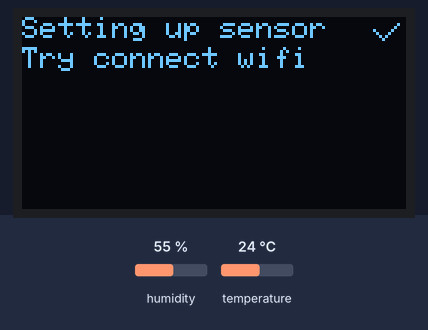
The program below on a simulated Raspberry Pi Pico running CircuitPython. Shown: 128×64 one-colour display. The test bench sets the inputs (shaded band); at power-on: humidity 55 %, temperature 24 °C. WiFi joins after 1.5 s; the clock reads 2024-03-15 10:24:30 at power-on unless the program sets it; no MQTT or app messages arrive unless stated; what the program prints to the serial console is not drawn.

Above: at 1.3 s.
At 2.78 s:
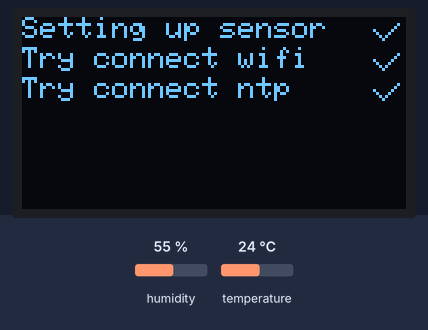
At 3.19 s:
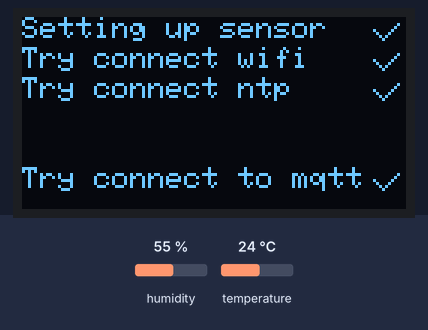
At 3.6 s:
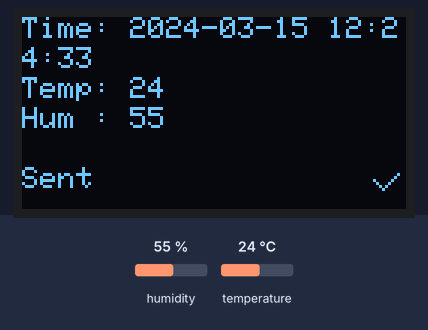

The program:

humidity-temp-monitoring.py
```python
import adafruit_dht
import pulseio
import board
import time
import adafruit_minimqtt.adafruit_minimqtt as MQTT
import adafruit_connection_manager
import os
import ssl
import socketpool
import wifi
from adafruit_datetime import datetime
import adafruit_ntp
import adafruit_ssd1306
import busio as io

def connect(mqtt_client, userdata, flags, rc):
    # This function will be called when the mqtt_client is connected
    # successfully to the broker.
    print("Connected to MQTT Broker!")
    print("Flags: {0}\n RC: {1}".format(flags, rc))

def disconnect(mqtt_client, userdata, rc):
    # This method is called when the mqtt_client disconnects
    # from the broker.
    print("Disconnected from MQTT Broker!")

def subscribe(mqtt_client, userdata, topic, granted_qos):
    # This method is called when the mqtt_client subscribes to a new feed.
    print("[+] Subscribed to {0} with QOS level {1}".format(topic, granted_qos))

def unsubscribe(mqtt_client, userdata, topic, pid):
    # This method is called when the mqtt_client unsubscribes from a feed.
    print("Unsubscribed from {0} with PID {1}".format(topic, pid))

def publish(mqtt_client, userdata, topic, pid):
    # This method is called when the mqtt_client publishes data to a feed.
    print("\t [-] Published to {0} with PID {1}".format(topic, pid))

def message(client, topic, message):
    print("New message on topic {0}: {1}".format(topic, message))

def read_sensor_with_retries(retries=50, delay=2):
    for _ in range(retries):
        try:
            temperature = dhtDevice.temperature
            humidity = dhtDevice.humidity
            if temperature is not None and humidity is not None:
                return temperature, humidity
        except RuntimeError as e:
            print(f"Reading from DHT sensor failed: {e}. Retrying...")
            time.sleep(delay)
    raise RuntimeError("Failed to read from DHT sensor after multiple attempts")

def connect_wifi():
    # Connect to Wifi
    print(f"Connecting to {os.getenv('CIRCUITPY_WIFI_SSID')}")
    wifi.radio.connect(
        os.getenv("CIRCUITPY_WIFI_SSID"), os.getenv("CIRCUITPY_WIFI_PASSWORD")
    )

def create_mqtt_client():
    # Prepare the mqtt connection
    ssl_context = ssl.create_default_context()

    mqtt_client = MQTT.MQTT(
        broker="io.adafruit.com",
        username=aio_username,
        password=aio_key,
        socket_pool=pool,
        ssl_context=ssl_context,
    )
    return mqtt_client

def get_formatted_datetime(timezone_offset=2, retries=50, delay=2):
    for _ in range(retries):
        try:
            datetime = ntp.datetime
            # Adjust the time for the timezone offset
            formatted_datetime = "{:04}-{:02}-{:02} {:02}:{:02}:{:02}".format(
                datetime.tm_year, datetime.tm_mon, datetime.tm_mday,
                datetime.tm_hour, datetime.tm_min, datetime.tm_sec
            )
            return formatted_datetime
        except OSError as e:
            print(f"Fetching time failed: {e}. Retrying...")
            time.sleep(delay)
    raise RuntimeError("Failed to get time from NTP server after multiple attempts")

def setup_display():
    """
    Sets up the display oled
    """
    i2c = io.I2C(board.GP27, board.GP26)
    oled = adafruit_ssd1306.SSD1306_I2C(128, 64, i2c, addr=0x3c)
    return oled

def show_text(text, line, delay=0, refresh=False):
    """
    Shows texts in lines
    """
    if refresh:
        oled.fill(0)
        oled.show()
    if line == 1:
        y = 0
    elif line == 2:
        y = 10
    elif line == 3:
        y = 20
    elif line == 4:
        y = 30
    elif line == 5:
        y = 40
    elif line == 6:
        y = 50
    if text == 'ok':
        # show special checkbox at the end of the line
        oled.line(117, y + 4, 120, y + 7, 1)
        oled.line(120, y + 7, 125, y + 2, 1)
        oled.show()
    else:
        oled.text(text[:21], 0, y, 1)
        oled.show()
        if len(text) > 21:
            text2 = text[21:]
            oled.text(text2, 0, y + 10, 1)
            oled.show()
    time.sleep(delay)

def connect_mqtt_subscribe():
    """
    Connect to the mqtt and subscribe
    """
    mqtt_connected = False
    show_text('Try connect to mqtt', line=6)
    print("Attempting to connect to %s" % mqtt_client.broker)
    while not mqtt_connected:
        try:
            mqtt_client.connect()
            show_text('ok', line=6)
            mqtt_connected = True
        except Exception as e:
            print(f"Error connecting mqtt: {e}")
            show_text('Error connecting mqtt', line=1, refresh=True)
            show_text(f'{e}', line=2)
    mqtt_client.subscribe(mqtt_topic_temp)
    mqtt_client.subscribe(mqtt_topic_hum)

def disconnect_mqtt_subscribe():
    """
    Disconnect from the mqtt
    """
    print("Unsubscribing from %s" % mqtt_topic_temp)
    mqtt_client.unsubscribe(mqtt_topic_temp)
    print("Unsubscribing from %s" % mqtt_topic_hum)
    mqtt_client.unsubscribe(mqtt_topic_hum)
    print("Disconnecting from %s" % mqtt_client.broker)
    mqtt_client.disconnect()


#############################################
# Main code
# Setup the display

oled = setup_display()

# Blink the screen to know we are booting
oled.fill(1)
oled.show()
time.sleep(1)
oled.fill(0)

show_text('Setting up sensor', line=1, refresh=True)

# Get the dht device of the sensor
dhtDevice = adafruit_dht.DHT11(board.GP22)

show_text('ok', line=1)

# Wifi
show_text('Try connect wifi', line=2)
wifi_connected=False
while not wifi_connected:
    try:
        connect_wifi()
        wifi_connected = True
        print(f"Connected to {os.getenv('CIRCUITPY_WIFI_SSID')}!")
        pool = socketpool.SocketPool(wifi.radio)
        show_text('ok', line=2)
    except ConnectionError as e:
        print(f"Error connecting wifi: {e}")
        show_text('Error connecting Wifi', line=1, refresh=True)
        show_text(f'{e}', line=2)

# Get ntp date
print('Trying to connect to ntp')
show_text('Try connect ntp', line=3)
ntp_connected=False
while not ntp_connected:
    try:
        ntp = adafruit_ntp.NTP(pool, tz_offset=+2)
        ntp_connected = True
        show_text('ok', line=3)
        print(f"Connected to ntp")
    except Exception as e:
        print(f"Error connecting ntp: {e}")
        show_text('Error connecting ntp', line=1, refresh=True)
        show_text(f'{e}', line=2)


# Setting up mqtt
print('Setting up the MQTT')
# Read credentials from file
aio_username = os.getenv("AIO_USERNAME")
aio_key = os.getenv("AIO_KEY")
mqtt_topic_temp = aio_username + "/feeds/Ants_temperature"
mqtt_topic_hum = aio_username + "/feeds/Ants_humidity"
print(f'\tTopic temp: {mqtt_topic_temp}')
print(f'\tTopic hum: {mqtt_topic_hum}')
mqtt_client = create_mqtt_client()
mqtt_client.on_connect = connect
mqtt_client.on_disconnect = disconnect
mqtt_client.on_subscribe = subscribe
mqtt_client.on_unsubscribe = unsubscribe
mqtt_client.on_publish = publish
mqtt_client.on_message = message


while True:
    connect_mqtt_subscribe()
    temp, hum = read_sensor_with_retries()
    print(f"{get_formatted_datetime()}: Temp: {temp}. Hum: {hum}")
    show_text(f'Time: {get_formatted_datetime()}', line=1, refresh=True)
    show_text(f'Temp: {temp}', line=3)
    show_text(f'Hum : {hum}', line=4)
    mqtt_client.publish(mqtt_topic_temp, temp)
    mqtt_client.publish(mqtt_topic_hum, hum)
    show_text('Sent', line=6)
    show_text('ok', line=6)
    time.sleep(60)
    disconnect_mqtt_subscribe()
```
